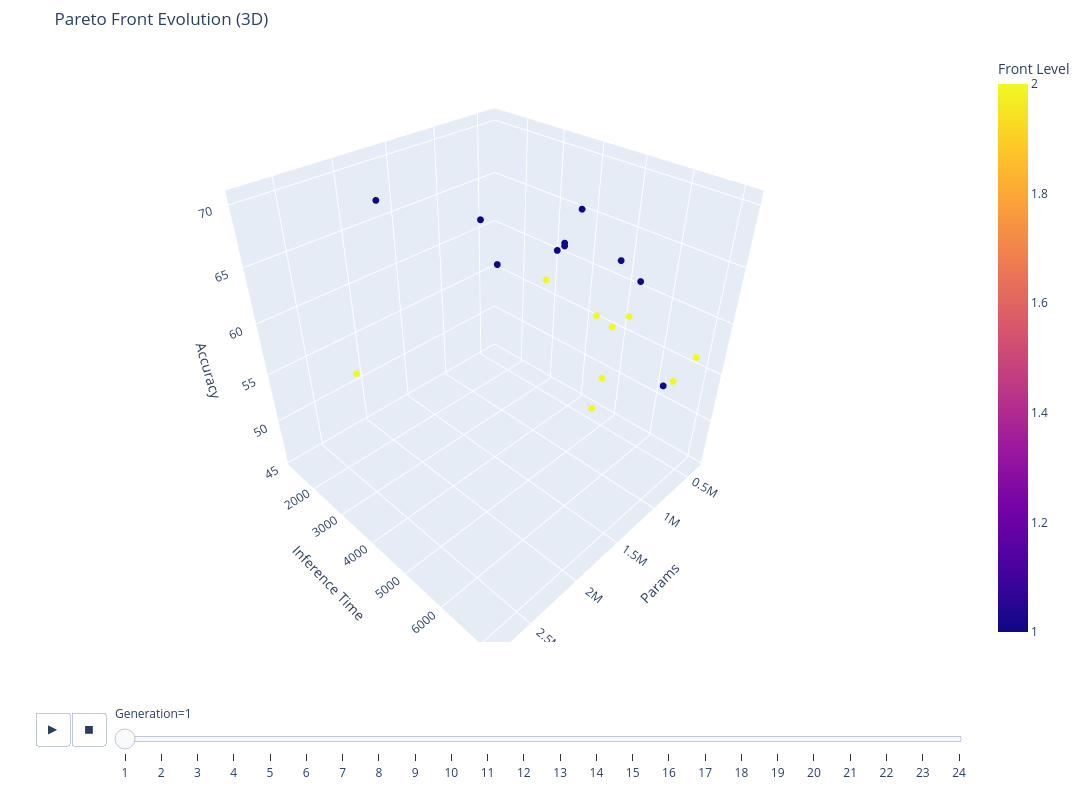

The notebook cell this image was saved under:
### Code cell
# To show 3D animation:
plot_pareto_evolution(history, dims="3d",
                    x="params", y="inference_time", z="accuracy")

### Figure 1 — Plotly figure (JSON) as saved in the notebook; plotly's stock layout.template omitted (floating-point values rounded to 4 significant figures)
{"data": [{"hovertemplate": "Generation=1<br>Params=%{x}<br>Inference Time=%{y}<br>Accuracy=%{z}<br>Front Level=%{marker.color}<extra></extra>", "legendgroup": "", "marker": {"color": [1, 1, 1, 1, 1, 1, 1, 1, 1, 1, 1, 2, 2, 2, 2, 2, 2, 2, 2, 2], "coloraxis": "coloraxis", "size": 4, "symbol": "circle"}, "mode": "markers", "name": "", "scene": "scene", "showlegend": false, "type": "scatter3d", "x": [1255000.0, 732000.0, 405300.0, 367800.0, 405300.0, 429500.0, 771800.0, 428100.0, 950000.0, 527100.0, 1700000.0, 411500.0, 450600.0, 440400.0, 717100.0, 1369000.0, 1256000.0, 635000.0, 843500.0, 2780000.0], "y": [5412.0, 1661.0, 1386.0, 6225.0, 1386.0, 4923.0, 5956.0, 3457.0, 4321.0, 3655.0, 1202.0, 4744.0, 6532.0, 4596.0, 3597.0, 6099.0, 6253.0, 7142.0, 5921.0, 3979.0], "z": [70.3, 62.5, 56.1, 51.7, 56.1, 62.3, 63.5, 61.7, 64.3, 62.1, 66.9, 49.4, 53.4, 45.5, 59.4, 63.5, 62.3, 58.2, 60.6, 61.4]}], "layout": {"coloraxis": {"colorbar": {"title": {"text": "Front Level"}}, "colorscale": [[0, "#0d0887"], [0.1111, "#46039f"], [0.2222, "#7201a8"], [0.3333, "#9c179e"], [0.4444, "#bd3786"], [0.5556, "#d8576b"], [0.6667, "#ed7953"], [0.7778, "#fb9f3a"], [0.8889, "#fdca26"], [1, "#f0f921"]]}, "height": 800, "legend": {"tracegroupgap": 0}, "margin": {"b": 20, "l": 20, "r": 20, "t": 50}, "scene": {"domain": {"x": [0, 1], "y": [0, 1]}, "xaxis": {"title": {"text": "Params"}}, "yaxis": {"title": {"text": "Inference Time"}}, "zaxis": {"title": {"text": "Accuracy"}}}, "sliders": [{"active": 0, "currentvalue": {"prefix": "Generation="}, "len": 0.9, "pad": {"b": 10, "t": 60}, "steps": [{"args": [["1"], {"frame": {"duration": 0, "redraw": true}, "fromcurrent": true, "mode": "immediate", "transition": {"duration": 0, "easing": "linear"}}], "label": "1", "method": "animate"}, {"args": [["2"], {"frame": {"duration": 0, "redraw": true}, "fromcurrent": true, "mode": "immediate", "transition": {"duration": 0, "easing": "linear"}}], "label": "2", "method": "animate"}, {"args": [["3"], {"frame": {"duration": 0, "redraw": true}, "fromcurrent": true, "mode": "immediate", "transition": {"duration": 0, "easing": "linear"}}], "label": "3", "method": "animate"}, {"args": [["4"], {"frame": {"duration": 0, "redraw": true}, "fromcurrent": true, "mode": "immediate", "transition": {"duration": 0, "easing": "linear"}}], "label": "4", "method": "animate"}, {"args": [["5"], {"frame": {"duration": 0, "redraw": true}, "fromcurrent": true, "mode": "immediate", "transition": {"duration": 0, "easing": "linear"}}], "label": "5", "method": "animate"}, {"args": [["6"], {"frame": {"duration": 0, "redraw": true}, "fromcurrent": true, "mode": "immediate", "transition": {"duration": 0, "easing": "linear"}}], "label": "6", "method": "animate"}, {"args": [["7"], {"frame": {"duration": 0, "redraw": true}, "fromcurrent": true, "mode": "immediate", "transition": {"duration": 0, "easing": "linear"}}], "label": "7", "method": "animate"}, {"args": [["8"], {"frame": {"duration": 0, "redraw": true}, "fromcurrent": true, "mode": "immediate", "transition": {"duration": 0, "easing": "linear"}}], "label": "8", "method": "animate"}, {"args": [["9"], {"frame": {"duration": 0, "redraw": true}, "fromcurrent": true, "mode": "immediate", "transition": {"duration": 0, "easing": "linear"}}], "label": "9", "method": "animate"}, {"args": [["10"], {"frame": {"duration": 0, "redraw": true}, "fromcurrent": true, "mode": "immediate", "transition": {"duration": 0, "easing": "linear"}}], "label": "10", "method": "animate"}, {"args": [["11"], {"frame": {"duration": 0, "redraw": true}, "fromcurrent": true, "mode": "immediate", "transition": {"duration": 0, "easing": "linear"}}], "label": "11", "method": "animate"}, {"args": [["12"], {"frame": {"duration": 0, "redraw": true}, "fromcurrent": true, "mode": "immediate", "transition": {"duration": 0, "easing": "linear"}}], "label": "12", "method": "animate"}, {"args": [["13"], {"frame": {"duration": 0, "redraw": true}, "fromcurrent": true, "mode": "immediate", "transition": {"duration": 0, "easing": "linear"}}], "label": "13", "method": "animate"}, {"args": [["14"], {"frame": {"duration": 0, "redraw": true}, "fromcurrent": true, "mode": "immediate", "transition": {"duration": 0, "easing": "linear"}}], "label": "14", "method": "animate"}, {"args": [["15"], {"frame": {"duration": 0, "redraw": true}, "fromcurrent": true, "mode": "immediate", "transition": {"duration": 0, "easing": "linear"}}], "label": "15", "method": "animate"}, {"args": [["16"], {"frame": {"duration": 0, "redraw": true}, "fromcurrent": true, "mode": "immediate", "transition": {"duration": 0, "easing": "linear"}}], "label": "16", "method": "animate"}, {"args": [["17"], {"frame": {"duration": 0, "redraw": true}, "fromcurrent": true, "mode": "immediate", "transition": {"duration": 0, "easing": "linear"}}], "label": "17", "method": "animate"}, {"args": [["18"], {"frame": {"duration": 0, "redraw": true}, "fromcurrent": true, "mode": "immediate", "transition": {"duration": 0, "easing": "linear"}}], "label": "18", "method": "animate"}, {"args": [["19"], {"frame": {"duration": 0, "redraw": true}, "fromcurrent": true, "mode": "immediate", "transition": {"duration": 0, "easing": "linear"}}], "label": "19", "method": "animate"}, {"args": [["20"], {"frame": {"duration": 0, "redraw": true}, "fromcurrent": true, "mode": "immediate", "transition": {"duration": 0, "easing": "linear"}}], "label": "20", "method": "animate"}, {"args": [["21"], {"frame": {"duration": 0, "redraw": true}, "fromcurrent": true, "mode": "immediate", "transition": {"duration": 0, "easing": "linear"}}], "label": "21", "method": "animate"}, {"args": [["22"], {"frame": {"duration": 0, "redraw": true}, "fromcurrent": true, "mode": "immediate", "transition": {"duration": 0, "easing": "linear"}}], "label": "22", "method": "animate"}, {"args": [["23"], {"frame": {"duration": 0, "redraw": true}, "fromcurrent": true, "mode": "immediate", "transition": {"duration": 0, "easing": "linear"}}], "label": "23", "method": "animate"}, {"args": [["24"], {"frame": {"duration": 0, "redraw": true}, "fromcurrent": true, "mode": "immediate", "transition": {"duration": 0, "easing": "linear"}}], "label": "24", "method": "animate"}], "x": 0.1, "xanchor": "left", "y": 0, "yanchor": "top"}], "title": {"text": "Pareto Front Evolution (3D)"}, "updatemenus": [{"buttons": [{"args": [null, {"frame": {"duration": 500, "redraw": true}, "fromcurrent": true, "mode": "immediate", "transition": {"duration": 500, "easing": "linear"}}], "label": "&#9654;", "method": "animate"}, {"args": [[null], {"frame": {"duration": 0, "redraw": true}, "fromcurrent": true, "mode": "immediate", "transition": {"duration": 0, "easing": "linear"}}], "label": "&#9724;", "method": "animate"}], "direction": "left", "pad": {"r": 10, "t": 70}, "showactive": false, "type": "buttons", "x": 0.1, "xanchor": "right", "y": 0, "yanchor": "top"}], "width": 1200}}
